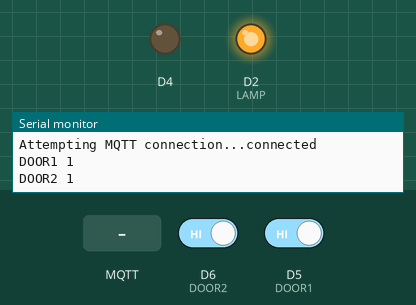
This sketch was run on a simulated ESP8266 (NodeMCU). Shown: output pins drawn as LEDs (lit = HIGH), the last lines printed to the serial monitor. Inputs (shaded band) come from the test bench; at power-on: D6 (DOOR2) HIGH, D5 (DOOR1) HIGH. WiFi joins after 1.5 s; servers stay silent unless stated; random numbers use the default seed unless the sketch sets one; no MQTT or app messages arrive unless stated.

Above: at 2.7 s.
2.8 s: MQTT message "off" arrives on the first subscribed topic
At 3.8 s:
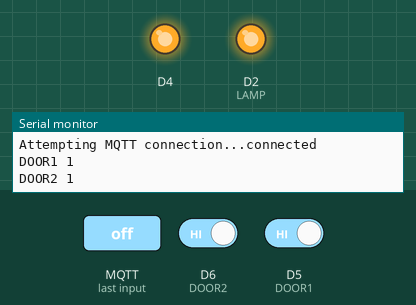
5.0 s: MQTT message "on" arrives on the first subscribed topic
At 6.2 s:
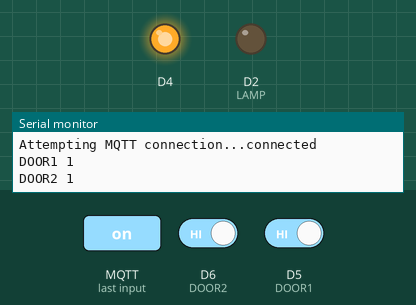
6.5 s: D6 (DOOR2) driven LOW
At 7.5 s:
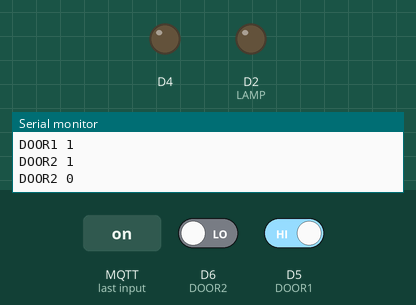
Timing chart, 0 to 9.5 s (numbered marks = the images above; inputs shaded):
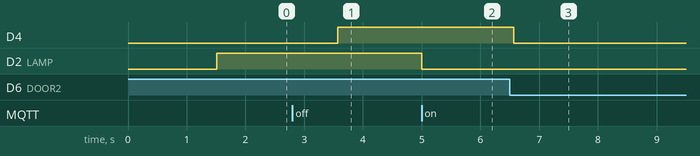

The sketch:

NodeMCU-hallway-lamp.ino
```cpp
/*
Автор: Сергей Галочкин
email: decole@rambler.ru
Данный скетч для NodeMCU.
*/

#include <ESP8266WiFi.h>
#include <PubSubClient.h>

#define LAMP 4 //D2
#define DOOR1 D5 //D5 14
#define DOOR2 D6 //D6 12

const char* ssid = "WIFI";
const char* password = "password";
const char* mqtt_server = "192.168.1.5";

WiFiClient espClient;
PubSubClient client(espClient);

char msg[50];
long lastMsg = 0;
long lastMsg1 = 0;
int value = 0;
int valueCommandBlock = 0;
int door1State = 0;
int door2State = 0;
int door1StateOld = 0;
int door2StateOld = 0;

void setup_wifi() {

  delay(10);
  // We start by connecting to a WiFi network
  Serial.println();
  Serial.print("Connecting to ");
  Serial.println(ssid);

  WiFi.begin(ssid, password);

  while (WiFi.status() != WL_CONNECTED) {
    delay(500);
    Serial.print(".");
  }

  randomSeed(micros());

  Serial.println("");
  Serial.println("WiFi connected");
  Serial.println("IP address: ");
  Serial.println(WiFi.localIP());

}

void callback(char* topic, byte* payload, unsigned int length) {
  String topicValue = "";
  for (int i = 0; i < length; i++) {
    topicValue += (char)payload[i];
  }

  if(topic = "hallway/lamp01"){
    if(String(topicValue).indexOf("on") >= 0) {
//      Serial.println("r-on");
      digitalWrite(LAMP, LOW);
      topicValue = "";
      valueCommandBlock = 1;
    }
    else if(String(topicValue).indexOf("off") >= 0) {
//      Serial.println("r-off");
      digitalWrite(LAMP, HIGH);
      topicValue = "";
      valueCommandBlock = 0;
      value = 1;
    }
  }
}

void reconnect() {
  // Loop until we're reconnected
  while (!client.connected()) {
    Serial.print("Attempting MQTT connection...");
    // Create a random client ID
    String clientId = "HallwayLamp01-";
    clientId += String(random(0xffff), HEX);
    // Attempt to connect
    if (client.connect(clientId.c_str()), "esp", "esp99669966q") {
      Serial.println("connected");
      // Once connected, publish an announcement...
      client.publish("outTopic", "hallway lamp start");
      // ... and resubscribe
      client.subscribe("hallway/lamp01");
    } else {
      Serial.print("failed, rc=");
      Serial.print(client.state());
      Serial.println(" try again in 5 seconds");
      // Wait 5 seconds before retrying
      delay(5000);
    }
  }
}

void setup() {
  pinMode(BUILTIN_LED, OUTPUT);     // Initialize the BUILTIN_LED pin as an output
  pinMode(DOOR1, INPUT);
  pinMode(DOOR2, INPUT);
  Serial.begin(115200);
  setup_wifi();
  client.setServer(mqtt_server, 1883);
  client.setCallback(callback);
  pinMode(LAMP,OUTPUT);
  digitalWrite(LAMP, HIGH);
  //digitalWrite(BUILTIN_LED, HIGH);
}

void loop() {

  if (!client.connected()) {
    reconnect();
  }

  client.loop();
  long now = millis();
  int offTimer = 8;

  if (now - lastMsg1 > 1000) {
    door1State = digitalRead(DOOR1);
    door2State = digitalRead(DOOR2);

    if (door1State == LOW) {
      value = offTimer;
      digitalWrite(LAMP, LOW);
      digitalWrite(BUILTIN_LED, LOW);
    }

    if (door2State == LOW) {
      value = offTimer;
      digitalWrite(LAMP, LOW);
      digitalWrite(BUILTIN_LED, LOW);
    }

    if (door1State != door1StateOld) {
      client.publish("hallway/check/door1",  String(!door1State).c_str(), true);
      door1StateOld = door1State;
      Serial.print("DOOR1 ");
      Serial.println(door1State);

      if (digitalRead(LAMP) == LOW) {
        value = offTimer;
      }
    }

    if (door2State != door2StateOld) {
      client.publish("hallway/check/door2",  String(!door2State).c_str(), true);
      door2StateOld = door2State;
      Serial.print("DOOR2 ");
      Serial.println(door2State);

      if (digitalRead(LAMP) == LOW) {
        value = offTimer;
      }
    }

    if (value == 1 && valueCommandBlock == 0 && door1State == HIGH && door2State == HIGH) {
      value = 0;
      digitalWrite(LAMP, HIGH);
      digitalWrite(BUILTIN_LED, HIGH);
    }

//    Serial.println(value);
    if (value > 0) {
      value = value - 1;
    }

    lastMsg1 = now;
  }

  if (now - lastMsg > 15000) {
    client.publish("hallway/check/lamp01",  String(!digitalRead(LAMP)).c_str(), true);
    client.publish("hallway/check/door1",  String(!door1State).c_str(), true);
    client.publish("hallway/check/door2",  String(!door2State).c_str(), true);

    lastMsg = now;
  }

}
```

Measured:
- after the input at 2.8 s, D4: LOW → HIGH after 0.77 s
- after the input at 5.0 s, D2 (LAMP): HIGH → LOW at once
- after the input at 6.5 s, D4: HIGH → LOW after 0.07 s
